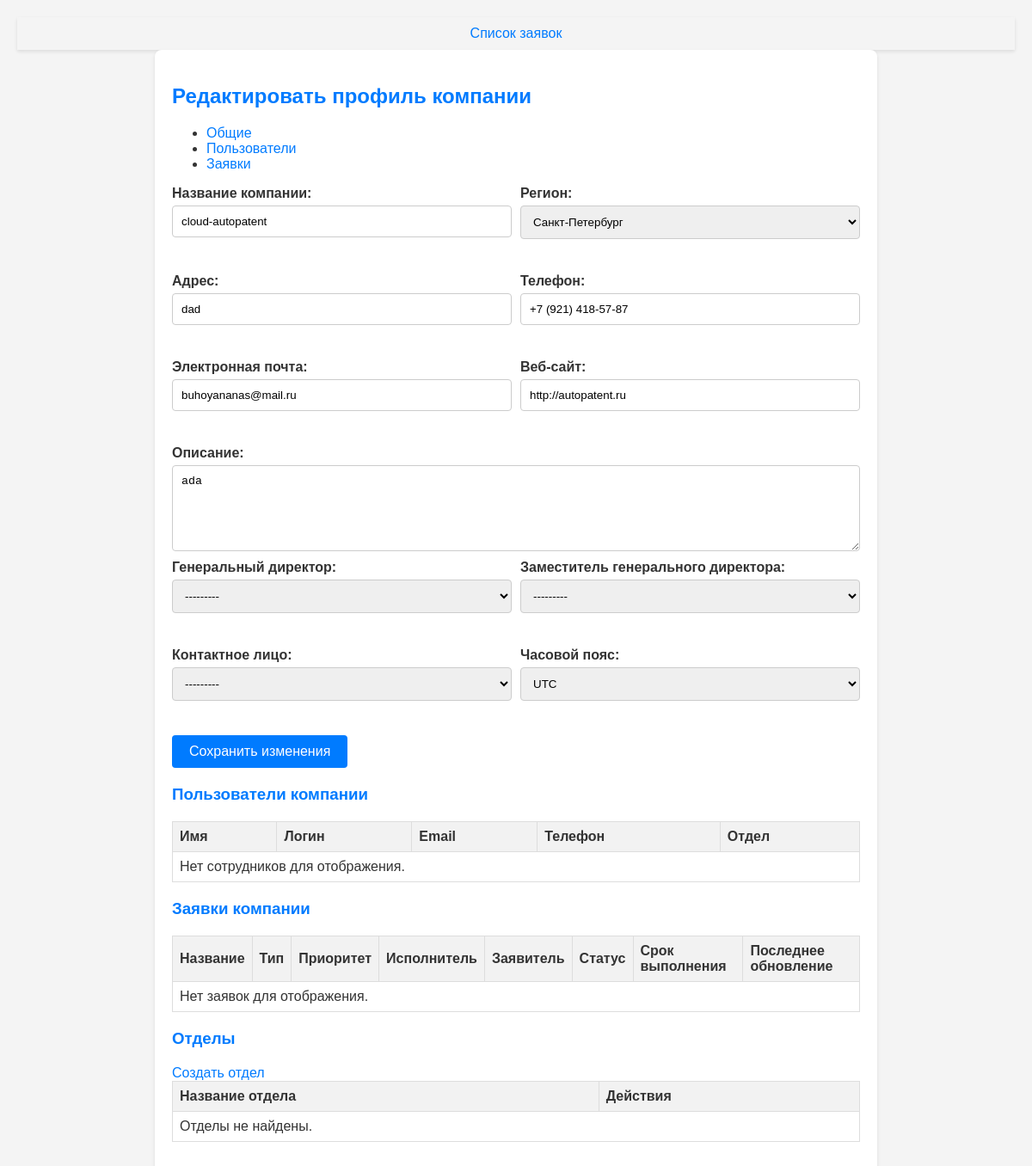
Screenshot of /company/1/edit/ with the database file from the repository.
### service/models.py (models this page shows, shortened)
class Company(models.Model):
    name = models.CharField(_("Название компании"), max_length=255, unique=True)
    region = models.CharField(_("Регион"), max_length=255)
    address = models.CharField(_("Адрес"), max_length=1024, blank=True)
    phone = models.CharField(_("Телефон"), max_length=20, blank=True)
    email = models.EmailField(_("Электронная почта"), blank=True)
    website = models.URLField(_("Веб-сайт"), blank=True)
    description = models.TextField(_("Описание"), blank=True)
    ceo = models.ForeignKey(settings.AUTH_USER_MODEL, related_name='company_ceo',
                            on_delete=models.SET_NULL, null=True, blank=True,
                            verbose_name=_("Генеральный директор"))
    deputy = models.ForeignKey(settings.AUTH_USER_MODEL, related_name='company_deputy',
                               on_delete=models.SET_NULL, null=True, blank=True,
                               verbose_name=_("Заместитель генерального директора"))
    contact_person = models.ForeignKey(settings.AUTH_USER_MODEL, related_name='company_contact_person',
                                       on_delete=models.SET_NULL, null=True, blank=True,
                                       verbose_name=_("Контактное лицо"))
    timezone = models.CharField(_("Часовой пояс"), max_length=50, default='UTC')
    class Meta:
        verbose_name = _("компания")
        verbose_name_plural = _("компании")

### service/views/company_views.py (the view)
# urls.py: path('company/<int:pk>/edit/', company_edit, name='company_edit'),
def company_edit(request, pk):
    company = get_object_or_404(Company, pk=pk)
    form = CompanyForm(instance=company, company_id=company.pk)
    employees = company.customuser_set.all()
    company_requests = Request.objects.filter(requester__in=employees).select_related('requester', 'assignee', 'status', 'priority', 'request_type')
    departments = company.departments.all()
    subdepartments = Department.objects.filter(parent__company=company).select_related('parent')
    if request.method == 'POST':
        form = CompanyForm(request.POST, instance=company, company_id=company.pk)
        if form.is_valid():
            form.save()
            messages.success(request, "Информация о компании обновлена.")
            return redirect('company_edit', pk=company.pk)
    context = {
        'form': form,
        'company': company,
        'employees': employees,
        'requests': company_requests,
        'departments': departments,
        'subdepartments': subdepartments,
    }
    return render(request, 'company/company_edit.html', context)

### service/forms/Company_forms.py
class CompanyForm(forms.ModelForm):
    class Meta:
        model = Company
        fields = ['name', 'region', 'address', 'phone', 'email', 'website', 'description', 'ceo', 'deputy', 'contact_person', 'timezone']
    REGION_CHOICES = [
        ('spb', 'Санкт-Петербург'),
        ('moscow', 'Москва')
    ]
    region = forms.ChoiceField(choices=REGION_CHOICES, label='Регион')
    def __init__(self, *args, **kwargs):
        company_id = kwargs.pop('company_id', None)  # Извлекаем company_id из аргументов
        super(CompanyForm, self).__init__(*args, **kwargs)
        for field in self.fields.values():
            field.widget.attrs['class'] = 'form-control'
        if company_id:
            employees_queryset = CustomUser.objects.filter(company_id=company_id)
            self.fields['ceo'].queryset = employees_queryset
            self.fields['deputy'].queryset = employees_queryset
            self.fields['contact_person'].queryset = employees_queryset
        self.fields['timezone'].widget = forms.Select(choices=[(tz, tz) for tz in all_timezones],
                                                      attrs={'class': 'form-control'})

### service/templates/company/company_edit.html (shortened to what this page needs)
{% extends "base.html" %}
{% block content %}
<div class="container">
  <h2 style="font-size: 1.5em;">Редактировать профиль компании</h2>
   <ul class="nav nav-tabs" id="companyTabs" role="tablist">
    <li class="nav-item">
      <a class="nav-link active" id="edit-company-tab" data-toggle="tab" href="#edit-company" role="tab" aria-controls="edit-company" aria-selected="true">Общие</a>
    </li>
    <li class="nav-item">
      <a class="nav-link" id="users-tab" data-toggle="tab" href="#users" role="tab" aria-controls="users" aria-selected="false">Пользователи</a>
    </li>
    <li class="nav-item">
      <a class="nav-link" id="requests-tab" data-toggle="tab" href="#requests" role="tab" aria-controls="requests" aria-selected="false">Заявки</a>
    </li>
  </ul>
  <div class="tab-content" id="companyTabsContent">
    <div class="tab-pane fade show active" id="edit-company" role="tabpanel" aria-labelledby="edit-company-tab">
  <form method="post">
    <div class="row">
      <div class="form-group">
        {{ form.name.label_tag }}
        {{ form.name }}
      </div>
      <div class="form-group">
        {{ form.region.label_tag }}
        {{ form.region }}
      </div>
    </div>
    <div class="row">
      <div class="form-group">
        {{ form.address.label_tag }}
        {{ form.address }}
      </div>
      <div class="form-group">
        {{ form.phone.label_tag }}
        {{ form.phone }}
      </div>
    </div>
    <div class="row">
      <div class="form-group">
        {{ form.email.label_tag }}
        {{ form.email }}
      </div>
      <div class="form-group">
        {{ form.website.label_tag }}
        {{ form.website }}
      </div>
    </div>
    <div class="full-width-group">
      {{ form.description.label_tag }}
      {{ form.description }}
    </div>
    <div class="row">
      <div class="form-group">
        {{ form.ceo.label_tag }}
        {{ form.ceo }}
      </div>
      <div class="form-group">
        {{ form.deputy.label_tag }}
        {{ form.deputy }}
      </div>
    </div>
    <div class="row">
      <div class="form-group">
        {{ form.contact_person.label_tag }}
        {{ form.contact_person }}
      </div>
      <div class="form-group">
        {{ form.timezone.label_tag }}
        {{ form.timezone }}
      </div>
    </div>
    <button type="submit" class="btn btn-primary">Сохранить изменения</button>
  </form>
</div>
    <div class="tab-pane fade" id="users" role="tabpanel" aria-labelledby="users-tab">
        <h3>Пользователи компании</h3>
       <table class="table">
    <thead>
      <tr>
        <th>Имя</th>
        <th>Логин</th>
        <th>Email</th>
        <th>Телефон</th>
        <th>Отдел</th>
      </tr>
    </thead>
    <tbody>
      {% for user in employees %}
      <tr>
    <td><a href="{% url 'edit_profile' user.pk %}">{{ user.first_name }} {{ user.last_name }}</a></td>
        <td>{{ user.username }}</td>
        <td>{{ user.email }}</td>
        <td>{{ user.phone_number|default:"Нет данных" }}</td>
        <td>{{ user.department.name|default:"Нет отдела" }}</td>
      </tr>
      {% empty %}
      <tr>
        <td colspan="5">Нет сотрудников для отображения.</td>
      </tr>
      {% endfor %}
    </tbody>
  </table>
    </div>
     <div class="tab-pane fade" id="requests" role="tabpanel" aria-labelledby="requests-tab">
   <h3>Заявки компании</h3>
    <div class="table-responsive">
        <table class="table">
            <thead>
                <tr>
                    <th>Название</th>
                    <th>Тип</th>
                    <th>Приоритет</th>
                    <th>Исполнитель</th>
                    <th>Заявитель</th>
                    <th>Статус</th>
                    <th>Срок выполнения</th>
                    <th>Последнее обновление</th>
                </tr>
            </thead>
            <tbody>
                {% for request in requests %}
                <tr>
    <td><a href="{% url 'update_request' request.pk %}">{{ request.title }}</a></td>
                    <td>{{ request.request_type.name|default:"Тип не указан" }}</td>
                    <td>{{ request.priority.name|default:"Приоритет не указан" }}</td>
                    <td>{{ request.assignee.get_full_name|default:"Исполнитель не назначен" }}</td>
                    <td>{{ request.requester.get_full_name }}</td>
                    <td>{{ request.status.name|default:"Статус не указан" }}</td>
                    <td>{{ request.due_date|date:"d.m.Y H:i"|default:"Не указано" }}</td>
                    <td>{{ request.updated_at|date:"d.m.Y H:i" }}</td>
                </tr>
                {% empty %}
                <tr>
                    <td colspan="8">Нет заявок для отображения.</td>
                </tr>
                {% endfor %}
            </tbody>
        </table>
    </div>
 <section class="mt-4">
        <h3>Отделы</h3>
        <a href="{% url 'department_create' company_pk=company.id %}">Создать отдел</a>
        <div class="table-responsive">
            <table class="table table-bordered">
                <thead>
                    <tr>
                        <th>Название отдела</th>
                        <th>Действия</th>
                    </tr>
                </thead>
                <tbody>
                    {% for department in departments %}
                    <tr>
                        <td>{{ department.name }}</td>
                        <td>
                            <a href="{% url 'department_edit' department.id %}" class="btn btn-secondary btn-sm">Редактировать</a>
                            <form action="{% url 'department_delete' department.id %}" method="post" class="d-inline">
                                {% csrf_token %}
                                <button type="submit" class="btn btn-danger btn-sm" onclick="return confirm('Вы уверены, что хотите удалить этот отдел?');">Удалить</button>
                            </form>
                        </td>
                    </tr>
                    {% for subdepartment in department.subdepartments.all %}
                    <tr>
                        <td>— {{ subdepartment.name }}</td>
                        <td>
                        </td>
                    </tr>
                    {% endfor %}
                    {% empty %}
                    <tr>
                        <td colspan="2">Отделы не найдены.</td>
                    </tr>
                    {% endfor %}
                </tbody>
            </table>
        </div>
    </section>
</div>
     </div>
{% endblock %}

### service/templates/base.html (style rules this page uses)
body { font-family: Arial, sans-serif; background-color: #f4f4f4; padding: 20px; margin: 0; color: #333; }
h1, h2, h3, h4, h5, h6 { color: #007bff; text-align: left; margin-top: 20px; margin-bottom: 20px; }
a { color: #007bff; text-decoration: none; }
.btn { padding: 10px 20px; border-radius: 4px; cursor: pointer; font-size: 16px; text-decoration: none; display: inline-block; }
.btn-primary { background-color: #007bff; color: white; border: none; }
table { border-collapse: collapse; width: 100%; margin-bottom: 20px; }
table, th, td { border: 1px solid #ddd; }
th, td { padding: 8px; text-align: left; }
th { background-color: #f2f2f2; color: #333; }
.form-control { width: 100%; padding: 10px; border: 1px solid #ccc; border-radius: 4px; margin-bottom: 10px; }
.form-group { margin-bottom: 15px; }

### service/templates/company/company_edit.html (style rules this page uses)
.container { max-width: 800px; margin: auto; padding: 20px; background-color: #fff; border-radius: 8px; box-shadow: 0 2px 4px rgba(0, 0, 0, 0.1); }
.row { display: flex; justify-content: space-between; margin-bottom: 15px; }
.form-group { flex: 1; margin-right: 10px; }
.form-group:last-child { margin-right: 0; }
label { display: block; margin-bottom: 5px; font-weight: bold; }
input[type="text"], input[type="email"], input[type="tel"], input[type="url"], select, textarea { width: 100%; padding: 10px; border: 1px solid #ccc; border-radius: 4px; }
textarea { height: 100px; }
button { background-color: #007bff; color: white; padding: 10px 20px; border: none; border-radius: 4px; cursor: pointer; font-size: 16px; }

### rows the page displays
Company: name "cloud-autopatent", region "Санкт-Петербург", address "dad", phone "+7 (921) 418-57-87", email "buhoyananas@mail.ru", website "http://autopatent.ru", description "ada", ceo "---------", deputy "---------", contact_person "---------", timezone "UTC"
